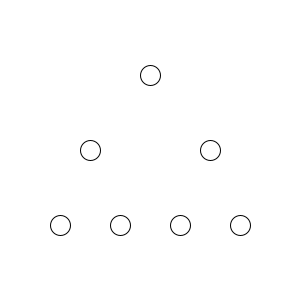
Frame 1 (no input)
Frame 2 (the mouse pressed at the canvas centre, redrawn once): identical to frame 1, image omitted

The Processing sketch that drew this single still picture (run headless with seeded random() and noise(); the mouse was pressed at the canvas centre and the sketch redrawn once):

// Processing sketch: Breadth_first_search
// ── Breadth_first_search.pde
// Breadth-first search

// 1. キューを作成し、スタートノードを加える
// 2. 以下ループ
//    2-1. もしキューが空なら探索終了
//    2-2. 先頭のノードを開き、キューから取り除く : FIFO(First-in, First-out)
//    2-3. もし開いたノードがゴールなら、それを解決策として探索終了
//    2-4. 開いたノードの子ノードをキューの後ろに追加する

Node[] nodes = new Node[7];
int step = 0;

// queue
ArrayList<Node> open  = new ArrayList<Node>();
ArrayList<Integer> open_ind = new ArrayList<Integer>();  // Nodeのindexを保存するリスト
ArrayList<Node> close = new ArrayList<Node>(); 
ArrayList<Integer> close_ind = new ArrayList<Integer>(); // Nodeのindexを保存するリスト

void setup(){
  size(300, 300);
  background(255);
  
  initNodes();   
}

void draw(){
  background(255);
  for(Node n:nodes){
    n.display();
  }
  open.add(nodes[0]);
  open_ind.add(nodes[0].index);
  
  // BFS
  while(true){
    println("STEP : " + (step++));
    println("OPEN : "); printArray(open_ind);
    println("CLOSE: "); printArray(close_ind);
    if(open.size()==0){
      println("queue size == 0");
      break;
    }
    else{
      Node current = open.get(0);
      open.remove(0);
      open_ind.remove(0);
      close.add(current);
      close_ind.add(current.index);
      ArrayList<Node> children = current.returnChildren();
      for(int i=0; i<children.size(); i++){
        Node m = children.get(i);
        if(!open.contains(m) && !close.contains(m)){
          open.add(m);
          open_ind.add(m.index);
        }
      }
    }
  }
  noLoop();
}


void initNodes(){
  nodes[0] = new Node(0, 1, 2, 0.5*width, 0.25*height); // first Node
  nodes[1] = new Node(1, 3, 4, 0.3*width, 0.5*height);
  nodes[2] = new Node(2, 5, 6, 0.7*width, 0.5*height);
  nodes[3] = new Node(3, -1, -1, 0.2*width, 0.75*height);
  nodes[4] = new Node(4, -1, -1, 0.4*width, 0.75*height);
  nodes[5] = new Node(5, -1 ,-1, 0.6*width, 0.75*height);
  nodes[6] = new Node(6, -1, -1, 0.8*width, 0.75*height);
  
}

class Node{
  int index;
  int output1;
  int output2;
  float x;
  float y;
  // constructor
  Node(int _ind, int _o1, int _o2, float _x, float _y){
    index = _ind;
    output1 = _o1;
    output2 = _o2;
    x = _x;
    y = _y;
  }
  
  // methods
  ArrayList<Node> returnChildren(){
    ArrayList<Node>children = new ArrayList<Node>();
    if(output1>=0) children.add(nodes[output1]);
    if(output2>=0) children.add(nodes[output2]);
    return children;
  }
  
  void display(){
    ellipse(x, y, 20, 20);
  }
}
